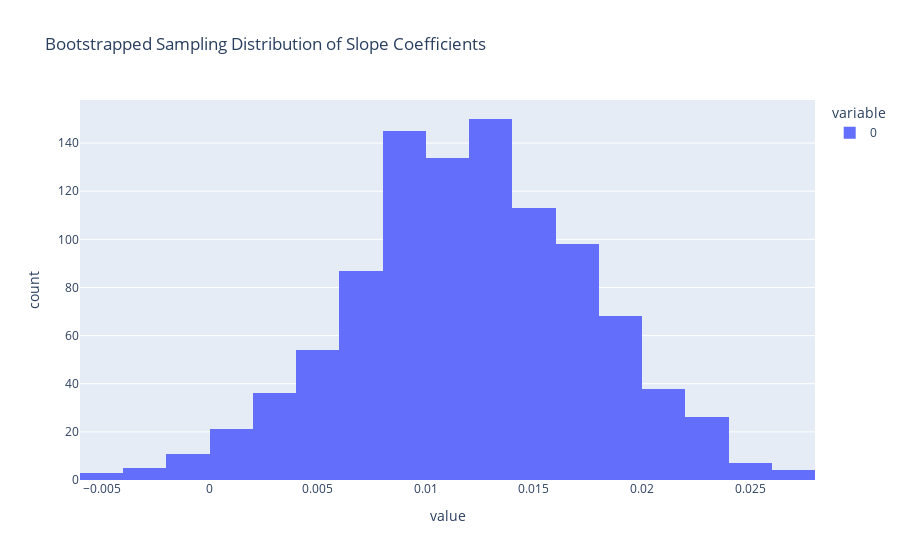

Here is the notebook cell this chart was saved with:
### Markdown cell above
**Question 10**

### Code cell
import numpy as np
import pandas as pd
import statsmodels.formula.api as smf
import scipy.stats as stats
import plotly.express as px

import seaborn as sns
import statsmodels.formula.api as smf

# The "Classic" Old Faithful Geyser dataset
old_faithful = sns.load_dataset('geyser')
# Step 1: Define long wait times condition
long_wait_limit = 71
long_wait = old_faithful['waiting'] > long_wait_limit

# Step 2: Fit initial linear regression to get observed slope
initial_model = smf.ols('duration ~ waiting', data=old_faithful[long_wait]).fit()
observed_slope = initial_model.params[1]
print(initial_model.summary().tables[1])

# Step 3: Bootstrapping slope coefficients
bootstrapped_slope_coefficients = []

# Perform 1000 bootstrap samples
for _ in range(1000):
    sample_data = old_faithful[long_wait].sample(n=long_wait.sum(), replace=True)
    model = smf.ols('duration ~ waiting', data=sample_data).fit()
    bootstrapped_slope_coefficients.append(model.params[1])

bootstrapped_slope_coefficients = np.array(bootstrapped_slope_coefficients)

# Step 4: Visualize bootstrapped slope coefficients
fig = px.histogram(bootstrapped_slope_coefficients, nbins=30, title="Bootstrapped Sampling Distribution of Slope Coefficients")
fig.show()

# Calculate 95% Confidence Interval
bootstrapped_confidence_interval = np.quantile(bootstrapped_slope_coefficients, [0.025, 0.975])
print("95% Bootstrapped Confidence Interval for Slope:", bootstrapped_confidence_interval)

# Step 5: Simulate under Null Hypothesis (no association)
simulated_slope_coefficients = []

# Generate 1000 simulated samples under null hypothesis
for _ in range(1000):
    old_faithful_simulation = old_faithful[long_wait].copy()
    old_faithful_simulation['duration'] = 1.65 + 0 * old_faithful_simulation['waiting'] + stats.norm(loc=0, scale=0.37).rvs(size=long_wait.sum())
    model = smf.ols('duration ~ waiting', data=old_faithful_simulation).fit()
    simulated_slope_coefficients.append(model.params[1])

simulated_slope_coefficients = np.array(simulated_slope_coefficients)

# Step 6: Visualize simulated slope coefficients under null hypothesis
fig = px.histogram(simulated_slope_coefficients, nbins=30, title="Simulated Sampling Distribution of Slope Coefficients under Null Hypothesis")
fig.show(renderer="png")

# Step 7: Check if observed slope is within the bootstrapped 95% CI
is_observed_slope_in_ci = bootstrapped_confidence_interval[0] <= observed_slope <= bootstrapped_confidence_interval[1]
print("Is the observed slope within the 95% bootstrapped CI?", is_observed_slope_in_ci)

# Step 8: Calculate simulated p-value
simulated_p_value = (np.abs(simulated_slope_coefficients) >= np.abs(observed_slope)).mean()
print("Simulated p-value:", simulated_p_value)

# Compare with the p-value from the initial model, using .iloc to avoid FutureWarning
initial_model_p_value = initial_model.pvalues.iloc[1]
print("P-value from initial model:", initial_model_p_value)

### Figure 1 — Plotly figure (JSON) as saved in the notebook; plotly's stock layout.template omitted (floating-point values rounded to 4 significant figures; data arrays with more than 128 entries replaced by an {"elided": "..."} marker saying what was removed)
{"data": [{"alignmentgroup": "True", "bingroup": "x", "hovertemplate": "variable=0<br>value=%{x}<br>count=%{y}<extra></extra>", "legendgroup": "0", "marker": {"color": "#636efa", "pattern": {"shape": ""}}, "name": "0", "nbinsx": 30, "offsetgroup": "0", "orientation": "v", "showlegend": true, "type": "histogram", "x": {"elided": "1000 float values"}, "xaxis": "x", "yaxis": "y"}], "layout": {"barmode": "relative", "legend": {"title": {"text": "variable"}, "tracegroupgap": 0}, "title": {"text": "Bootstrapped Sampling Distribution of Slope Coefficients"}, "xaxis": {"anchor": "y", "domain": [0, 1], "title": {"text": "value"}}, "yaxis": {"anchor": "x", "domain": [0, 1], "title": {"text": "count"}}}}
